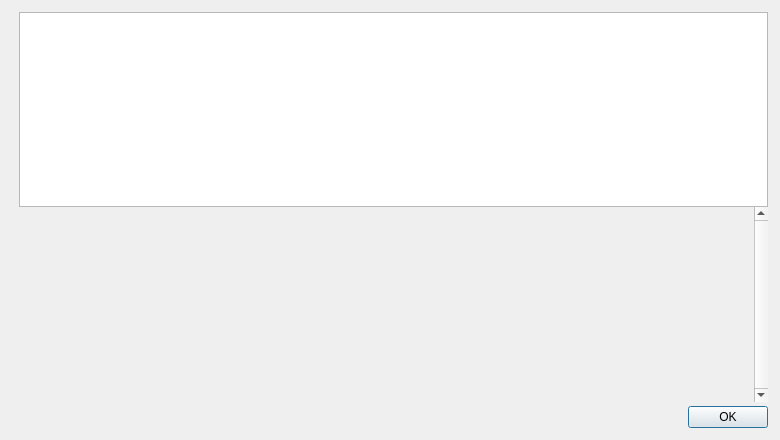
<?xml version="1.0" encoding="UTF-8"?>
<ui version="4.0">
 <class>HelpMessageDialog</class>
 <widget class="QDialog" name="HelpMessageDialog">
  <property name="geometry">
   <rect>
    <x>0</x>
    <y>0</y>
    <width>780</width>
    <height>440</height>
   </rect>
  </property>
  <layout class="QHBoxLayout" name="horizontalLayout_2">
   <property name="spacing">
    <number>0</number>
   </property>
   <property name="leftMargin">
    <number>12</number>
   </property>
   <property name="topMargin">
    <number>12</number>
   </property>
   <property name="rightMargin">
    <number>12</number>
   </property>
   <property name="bottomMargin">
    <number>12</number>
   </property>
   <item>
    <layout class="QVBoxLayout" name="verticalLayoutLogo" stretch="0,0">
     <property name="leftMargin">
      <number>0</number>
     </property>
     <property name="topMargin">
      <number>4</number>
     </property>
     <property name="rightMargin">
      <number>0</number>
     </property>
     <item>
      <widget class="QLabel" name="aboutLogo">
       <property name="sizePolicy">
        <sizepolicy hsizetype="Preferred" vsizetype="Ignored">
         <horstretch>0</horstretch>
         <verstretch>0</verstretch>
        </sizepolicy>
       </property>
       <property name="maximumSize">
        <size>
         <width>100</width>
         <height>100</height>
        </size>
       </property>
       <property name="pixmap">
        <pixmap resource="../bitcoin.qrc">:/icons/bitcoin</pixmap>
       </property>
       <property name="scaledContents">
        <bool>true</bool>
       </property>
       <property name="alignment">
        <set>Qt::AlignLeading|Qt::AlignLeft|Qt::AlignTop</set>
       </property>
      </widget>
     </item>
     <item>
      <widget class="QFrame" name="frame">
       <property name="frameShape">
        <enum>QFrame::NoFrame</enum>
       </property>
       <property name="frameShadow">
        <enum>QFrame::Raised</enum>
       </property>
      </widget>
     </item>
    </layout>
   </item>
   <item>
    <layout class="QVBoxLayout" name="verticalLayout">
     <item>
      <widget class="QTextEdit" name="helpMessage">
       <property name="readOnly">
        <bool>true</bool>
       </property>
      </widget>
     </item>
     <item>
      <widget class="QScrollArea" name="scrollArea">
       <property name="frameShape">
        <enum>QFrame::NoFrame</enum>
       </property>
       <property name="verticalScrollBarPolicy">
        <enum>Qt::ScrollBarAlwaysOn</enum>
       </property>
       <property name="widgetResizable">
        <bool>true</bool>
       </property>
       <widget class="QWidget" name="scrollAreaWidgetContents">
        <layout class="QVBoxLayout" name="verticalLayout_2">
         <item>
          <widget class="QLabel" name="aboutMessage">
           <property name="cursor">
            <cursorShape>IBeamCursor</cursorShape>
           </property>
           <property name="textFormat">
            <enum>Qt::PlainText</enum>
           </property>
           <property name="alignment">
            <set>Qt::AlignLeading|Qt::AlignLeft|Qt::AlignTop</set>
           </property>
           <property name="openExternalLinks">
            <bool>true</bool>
           </property>
           <property name="textInteractionFlags">
            <set>Qt::LinksAccessibleByMouse|Qt::TextSelectableByKeyboard|Qt::TextSelectableByMouse</set>
           </property>
          </widget>
         </item>
        </layout>
       </widget>
      </widget>
     </item>
     <item>
      <spacer name="verticalSpacer">
       <property name="orientation">
        <enum>Qt::Vertical</enum>
       </property>
       <property name="sizeType">
        <enum>QSizePolicy::Fixed</enum>
       </property>
       <property name="sizeHint" stdset="0">
        <size>
         <width>4</width>
         <height>4</height>
        </size>
       </property>
      </spacer>
     </item>
     <item>
      <widget class="QDialogButtonBox" name="okButton">
       <property name="orientation">
        <enum>Qt::Horizontal</enum>
       </property>
       <property name="standardButtons">
        <set>QDialogButtonBox::Ok</set>
       </property>
      </widget>
     </item>
    </layout>
   </item>
  </layout>
 </widget>
 <resources>
  <include location="../bitcoin.qrc"/>
 </resources>
 <connections>
  <connection>
   <sender>okButton</sender>
   <signal>accepted()</signal>
   <receiver>HelpMessageDialog</receiver>
   <slot>accept()</slot>
   <hints>
    <hint type="sourcelabel">
     <x>20</x>
     <y>20</y>
    </hint>
    <hint type="destinationlabel">
     <x>20</x>
     <y>20</y>
    </hint>
   </hints>
  </connection>
  <connection>
   <sender>okButton</sender>
   <signal>rejected()</signal>
   <receiver>HelpMessageDialog</receiver>
   <slot>reject()</slot>
   <hints>
    <hint type="sourcelabel">
     <x>20</x>
     <y>20</y>
    </hint>
    <hint type="destinationlabel">
     <x>20</x>
     <y>20</y>
    </hint>
   </hints>
  </connection>
 </connections>
</ui>
